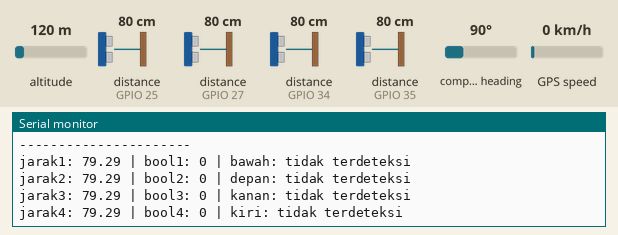
The sketch below on a simulated ESP32. Parts: the last lines printed to the serial monitor. Wiring (inferred from the names in the program): 4 × ultrasonic range finder: trigger GPIO 14, echo GPIO 27 / trigger GPIO 26, echo GPIO 25 / trigger GPIO 32, echo GPIO 35 / trigger GPIO 33, echo GPIO 34. The test bench sets the inputs (shaded band); at power-on: distance to the obstacle (sensors on GPIO 25, GPIO 27, GPIO 34, GPIO 35) 80 cm, altitude 120 m, compass heading 90°, GPS speed 0 km/h. The echo pulse lasts 58.3 µs per cm; the GPS gets a fix after 3 s at 37.7749, -122.4194 with 8 satellites; the modem accepts every AT command (registered, SIM ready, sends succeed) and sends nothing else; the audio player accepts every command and is not drawn.

Above: at 2.7 s.
2.8 s: distance to the obstacle (sensor on GPIO 25) set to 35 cm
At 4.0 s:
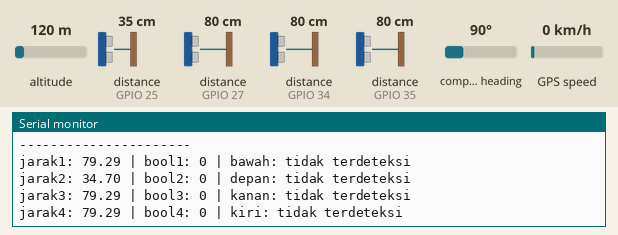
4.3 s: distance to the obstacle (sensor on GPIO 27) set to 35 cm
5.8 s: distance to the obstacle (sensor on GPIO 34) set to 35 cm
At 7.1 s:
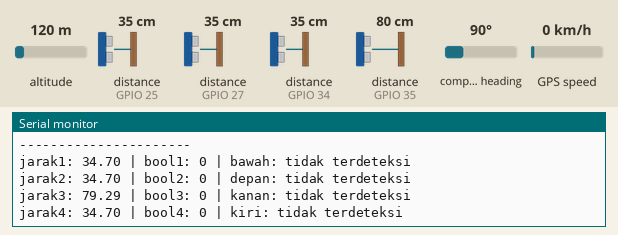
7.3 s: distance to the obstacle (sensor on GPIO 35) set to 35 cm
At 8.6 s:
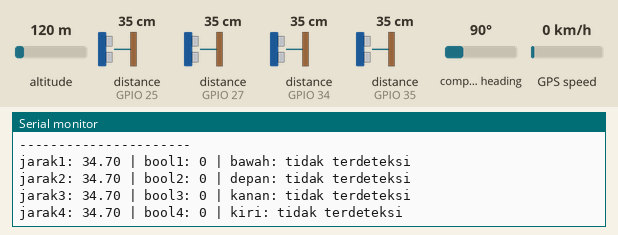
8.8 s: distance to the obstacle (sensor on GPIO 25) set to 60 cm
At 10.2 s:
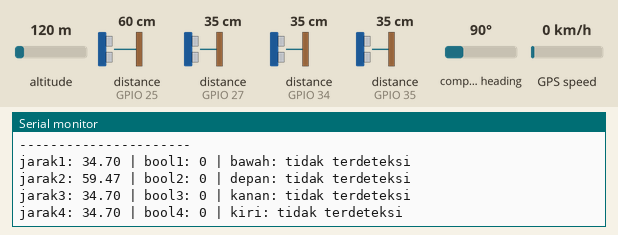
10.3 s: distance to the obstacle (sensor on GPIO 27) set to 60 cm
Timing chart, 0 to 12.8 s (numbered marks = the images above; inputs shaded):
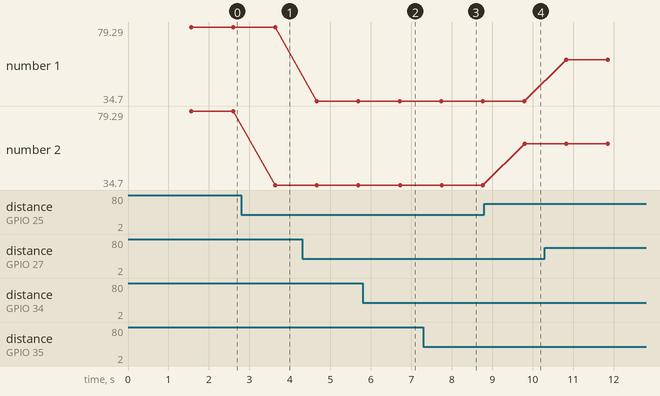

Measured:
- after the input at 2.8 s, the serial monitor: prints a new line after 0.83 s (image 1)
- after the input at 5.8 s, the serial monitor: prints a new line after 0.93 s (image 2)
- after the input at 7.3 s, the serial monitor: prints a new line after 0.45 s (image 3)
- after the input at 8.8 s, the serial monitor: prints a new line after 1.0 s (image 4)
- plotted number 2: 79.29 → 34.7 after the input at 2.8 s, 34.7 → 59.47 after the input at 8.8 s

The sketch:

Smart_Cane.ino
```cpp
#include "SoftwareSerial.h"
#include "DFRobotDFPlayerMini.h"

#define rxPin 4
#define txPin 2
HardwareSerial sim800(1);
String response;
int lastStringLength = response.length();

#include <TinyGPS++.h>
#define RXD2 16
#define TXD2 17
HardwareSerial neogps(2);
TinyGPSPlus gps;
String Linkk;
double latitude, longitude;

//setup MP3Player
static const uint8_t PIN_MP3_TX = 12;
static const uint8_t PIN_MP3_RX = 13;
SoftwareSerial MP3Player(PIN_MP3_RX, PIN_MP3_TX);
DFRobotDFPlayerMini player;

//setup HC-SR04
#define pinTrig1 14
#define pinEcho1 27
#define pinTrig2 26
#define pinEcho2 25
#define pinTrig3 32
#define pinEcho3 35
#define pinTrig4 33
#define pinEcho4 34
long duration1, duration2, duration3, duration4;
float distance1, distance2, distance3, distance4;
float sound_speed = 0.034;
String bawah, depan, kanan, kiri;
int bawahh, depann, kanann, kirii;

void setup() {
  Serial.begin(115200);
  Serial.println("esp32 serial initialize");

  MP3Player.begin(9600);
  Serial.println("MP3Player serial initialize");

  sim800.begin(9600, SERIAL_8N1, rxPin, txPin);
  Serial.println("sim800 serial initialize");
  sim800.println("AT+CMGF=1");
  Serial.println("sim800 started at 9600");
  delay(1000);
  Serial.println("Setup Complete! sim800 is Ready!");
  sim800.println("AT+CNMI=2,2,0,0,0");

  neogps.begin(9600, SERIAL_8N1, RXD2, TXD2);
  Serial.println("neogps serial initialize");

  pinMode(pinTrig1, OUTPUT);
  pinMode(pinTrig2, OUTPUT);
  pinMode(pinTrig3, OUTPUT);
  pinMode(pinTrig4, OUTPUT);

  pinMode(pinEcho1, INPUT);
  pinMode(pinEcho2, INPUT);
  pinMode(pinEcho3, INPUT);
  pinMode(pinEcho4, INPUT);

  if (player.begin(MP3Player)) {
   Serial.println("OK");

    // Set volume to maximum (0 to 30).
    player.volume(20);
    // Play the first MP3 file on the SD card
    player.play(1);
  } else {
    Serial.println("Connecting to DFPlayer Mini failed!");
  }

}

void loop() {
  // put your main code here, to run repeatedly:
  ultrasonic1(); //bawah
  ultrasonic2(); //depan
  ultrasonic3(); //kanan
  ultrasonic4(); //kiri

  playSuara();

  if(sim800.available()>0){
    response = sim800.readStringUntil('\n');
  }

  if(lastStringLength != response.length()){
    GPS();
    if(response.indexOf("Lokasi")!=-1){
      sim800.println("AT+CMGF=1");
      delay(1000);
      sim800.println("AT+CMGS=\"08---------\"\r");
      delay(1000);
      sim800.println(Linkk);
      delay(100);
      sim800.println((char)26);
      delay(1000);
    }
  }

  Serial.println("----------------------");
  Serial.println("jarak1: " + String(distance1) + " | bool1: " + String(bawahh) + " | bawah: " + bawah);
  Serial.println("jarak2: " + String(distance2) + " | bool2: " + String(depann) + " | depan: " + depan);
  Serial.println("jarak3: " + String(distance3) + " | bool3: " + String(kanann) + " | kanan: " + kanan);
  Serial.println("jarak4: " + String(distance4) + " | bool4: " + String(kirii) + " | kiri: " + kiri);

  delay(1000);
}

void ultrasonic1(){
  digitalWrite(pinTrig1, LOW);
  delayMicroseconds(2);
  digitalWrite(pinTrig1, HIGH);
  delayMicroseconds(10);
  digitalWrite(pinTrig1, LOW);

  duration1 = pulseIn(pinEcho1, HIGH);
  distance1 = duration1*sound_speed/2;

  if(distance1 <= 30){
    bawah = "terdeteksi";
    bawahh = 1;
  } else{
    bawah = "tidak terdeteksi";
    bawahh = 0;
  }
}
void ultrasonic2(){
  digitalWrite(pinTrig2, LOW);
  delayMicroseconds(2);
  digitalWrite(pinTrig2, HIGH);
  delayMicroseconds(10);
  digitalWrite(pinTrig2, LOW);

  duration2 = pulseIn(pinEcho2, HIGH);
  distance2 = duration2*sound_speed/2;

  if(distance2 <= 30){
    depan = "terdeteksi";
    depann = 1;
  } else{
    depan = "tidak terdeteksi";
    depann = 0;
  }
}
void ultrasonic3(){
  digitalWrite(pinTrig3, LOW);
  delayMicroseconds(2);
  digitalWrite(pinTrig3, HIGH);
  delayMicroseconds(10);
  digitalWrite(pinTrig3, LOW);

  duration3 = pulseIn(pinEcho3, HIGH);
  distance3 = duration3*sound_speed/2;

  if(distance3 <= 30){
    kanan = "terdeteksi";
    kanann = 1;
  } else{
    kanan = "tidak terdeteksi";
    kanann = 0;
  }

}
void ultrasonic4(){
  digitalWrite(pinTrig4, LOW);
  delayMicroseconds(2);
  digitalWrite(pinTrig4, HIGH);
  delayMicroseconds(10);
  digitalWrite(pinTrig4, LOW);

  duration4 = pulseIn(pinEcho4, HIGH);
  distance4 = duration4*sound_speed/2;

  if(distance4 <= 30){
    kiri = "terdeteksi";
    kirii = 1;
  } else{
    kiri = "tidak terdeteksi";
    kirii = 0;
  }
}

void playSuara(){
  if(bawahh == 1){
    player.play(1);
    delay(4000);
  }

  if(depann == 1){
    player.play(2);
    delay(4000);
  }

  if(kanann == 1){
    player.play(3);
    delay(4000);
  }

  if(kirii == 1){
    player.play(4);
    delay(4000);
  }
}

void GPS(){
  if(neogps.available()){
    gps.encode(neogps.read());
  }
  if(gps.location.isUpdated()){
    latitude = gps.location.lat();
    longitude = gps.location.lng();
    Linkk = "www.google.com/maps/place/" + String(latitude, 6) + "," + String(longitude, 6) ;
    Serial.println(Linkk);
  }
}
```
